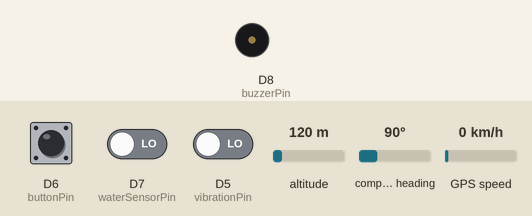
Simulated run of this sketch. Board: ESP8266 (NodeMCU). Shown: buzzer (waves = sounding, pin HIGH). The inputs (shaded band) are chosen by the test bench; at power-on: D7 (waterSensorPin) LOW, D5 (vibrationPin) LOW, D6 (buttonPin) HIGH, altitude 120 m, compass heading 90°, GPS speed 0 km/h. WiFi joins after 1.5 s; servers stay silent unless stated; the GPS gets a fix after 3 s at 37.7749, -122.4194 with 8 satellites; web services answer with replies made up by the test bench; what the sketch prints to the serial monitor is not drawn.

Above: at 3.0 s.
3.1 s: D7 (waterSensorPin) driven HIGH
At 3.9 s:
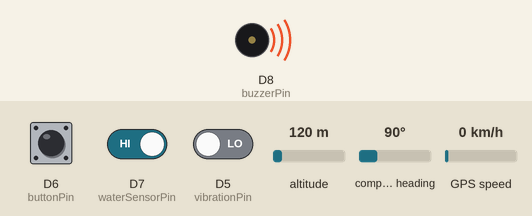
7.1 s: D5 (vibrationPin) driven HIGH
Timing chart, 0 to 17.1 s (numbered marks = the images above; inputs shaded):
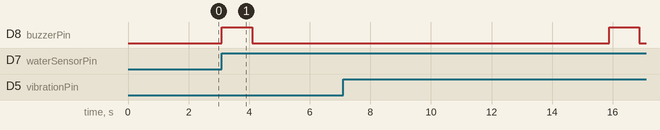

Measured:
- after the input at 3.1 s, D8 (buzzerPin): LOW → HIGH at once, → LOW 1.0 s later

The sketch:

Vibration_gps_water.ino
```cpp
#include <ESP8266WiFi.h>
#include <WiFiClientSecure.h>
#include <UniversalTelegramBot.h>
#include <TinyGPS++.h>
#include <SoftwareSerial.h>

// Your WiFi credentials
const char* ssid = "Amin";
const char* password = "Sayeed@1999";

// Telegram BOT Token (from BotFather)
#define BOT_TOKEN "7507034683:AAFgmLtYWn5vXEJIY-qj6t2O7tbiUXOZgqA"

// Your chat ID
String chat_id = "7736501349";

// Initialize the client and the bot
WiFiClientSecure client;
UniversalTelegramBot bot(BOT_TOKEN, client);

// GPS setup
TinyGPSPlus gps;
SoftwareSerial ss(D1, D2); // RX (to GPS TX at D2), TX (to GPS RX at D1)

// Button, vibration sensor, water level sensor, and buzzer pin
const int vibrationPin = D5;   // Vibration sensor
const int buttonPin = D6;      // Button
const int waterSensorPin = D7; // Water level sensor
const int buzzerPin = D8;      // Buzzer pin
int vibrationState = LOW;
int buttonState = LOW;
int waterSensorState = LOW;

void setup() {
    Serial.begin(115200);
    ss.begin(9600); // Initialize GPS module baud rate
    WiFi.begin(ssid, password);

    // Connect to Wi-Fi
    while (WiFi.status() != WL_CONNECTED) {
        delay(500);
        Serial.print(".");
    }
    Serial.println("Connected to Wi-Fi");
    Serial.print("IP Address: ");
    Serial.println(WiFi.localIP());

    // Set pins as input/output
    pinMode(vibrationPin, INPUT);
    pinMode(buttonPin, INPUT_PULLUP); // Button uses INPUT_PULLUP for stability
    pinMode(waterSensorPin, INPUT);    // Set water sensor pin as input
    pinMode(buzzerPin, OUTPUT);         // Set buzzer pin as output
    digitalWrite(buzzerPin, LOW);       // Buzzer initially off

    // Send a test message
    bot.sendMessage(chat_id, "Stick monitoring started!", "");
}

void loop() {
    // Read vibration sensor, button state, and water sensor state
    vibrationState = digitalRead(vibrationPin);
    buttonState = digitalRead(buttonPin);
    waterSensorState = digitalRead(waterSensorPin); // Read water sensor state

    // Handle GPS data
    while (ss.available()) {
        char c = ss.read();
        gps.encode(c); // Feed data into the GPS library
    }

    // Check for vibration
    if (vibrationState == HIGH) {
        sendAlertToTelegram("Alert: The stick has fallen!");
        delay(5000); // Avoid multiple notifications
    }

    // Check if the button is pressed
    if (buttonState == LOW) { // Button pressed (LOW because of INPUT_PULLUP)
        sendLocationToTelegram();
        delay(5000); // Avoid multiple messages
    }

    // Check for water detection and trigger buzzer if detected
    if (waterSensorState == HIGH) { // Assuming HIGH indicates water detected
        triggerBuzzer(); // Trigger the buzzer
        delay(5000); // Avoid multiple notifications
    }

    // Run Telegram bot in case you need to process incoming messages
    bot.longPoll = 0;
}

// Function to send a message to Telegram
void sendAlertToTelegram(String message) {
    Serial.println("Sending alert to Telegram...");
    client.setInsecure();
    if (client.connect("api.telegram.org", 443)) {
        String url = "/bot" + String(BOT_TOKEN) + "/sendMessage?chat_id=" + chat_id + "&text=" + message;
        client.print(String("GET ") + url + " HTTP/1.1\r\n" +
                     "Host: api.telegram.org\r\n" +
                     "Connection: close\r\n\r\n");
        delay(500);
        while (client.available()) {
            String line = client.readStringUntil('\n');
            Serial.println(line);
        }
    } else {
        Serial.println("Connection failed");
    }
}

// Function to send GPS location to Telegram
void sendLocationToTelegram() {
    if (gps.location.isValid()) {
        String latitude = String(gps.location.lat(), 6);
        String longitude = String(gps.location.lng(), 6);
        String locationMessage = "Danger! Location: https://maps.google.com/?q=" + latitude + "," + longitude;
        sendAlertToTelegram(locationMessage);
    } else {
        Serial.println("GPS signal not found!");
        sendAlertToTelegram("GPS signal not found!");
    }
}

// Function to trigger the buzzer when water is detected
void triggerBuzzer() {
    digitalWrite(buzzerPin, HIGH); // Turn on the buzzer
    delay(1000);                    // Buzzer on for 1 second
    digitalWrite(buzzerPin, LOW);  // Turn off the buzzer
    Serial.println("Buzzer alert triggered for water detection.");
}
```
